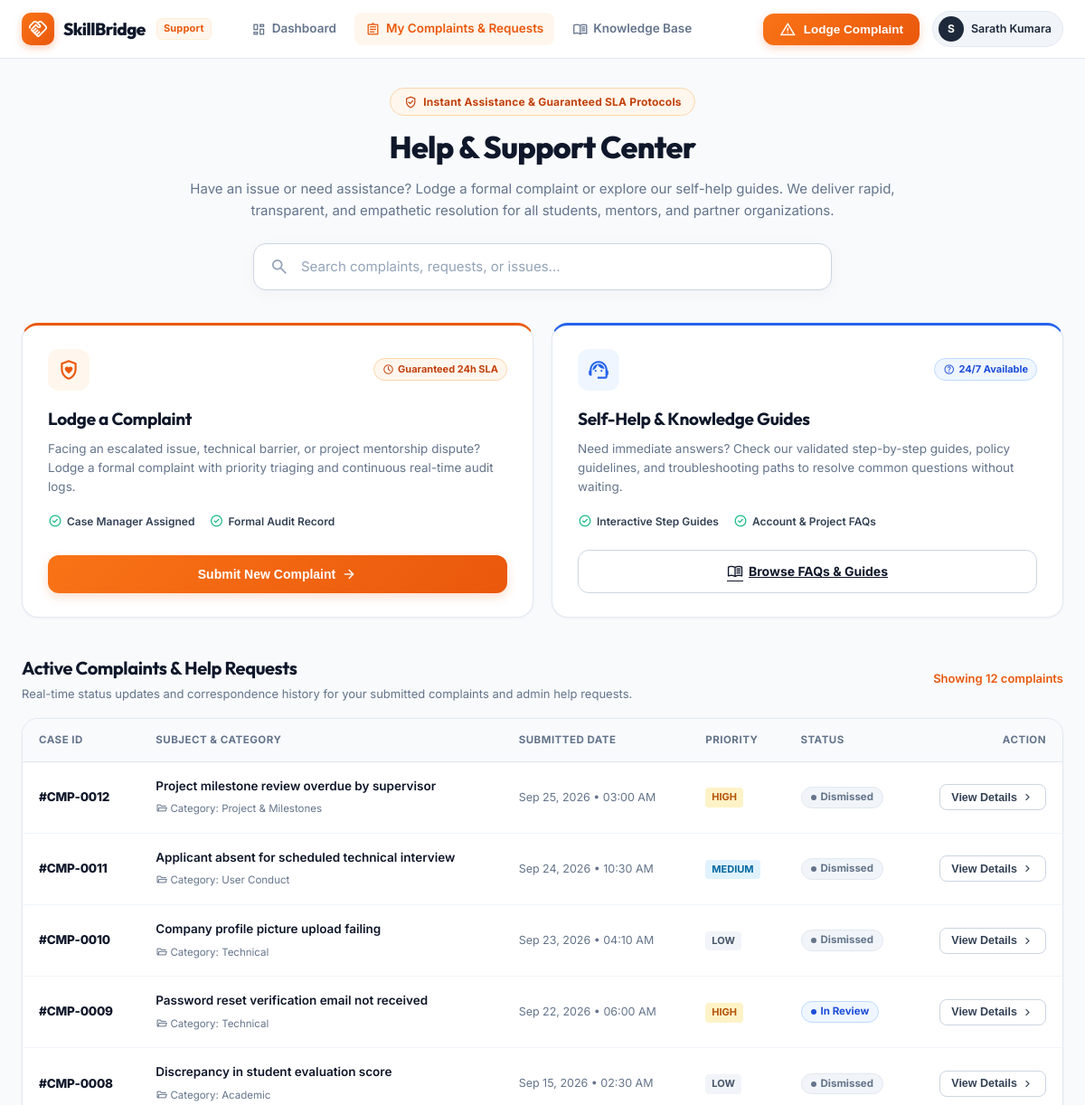
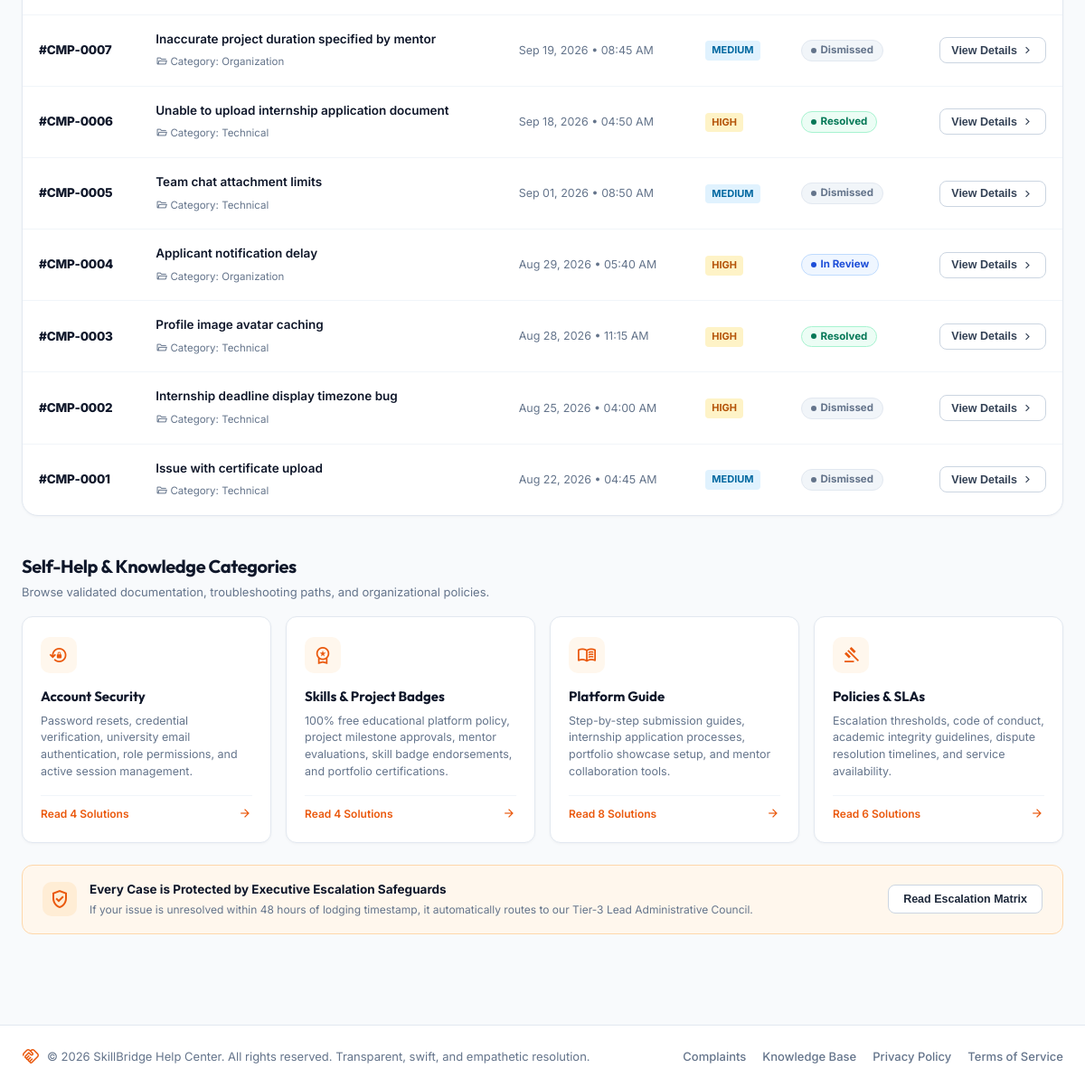
/help_center.php (signed in), run on the app's committed database (2 pictures, top to bottom).
### tables this page shows
CREATE TABLE `complain` (
  `id` int(11) NOT NULL,
  `email` varchar(100) NOT NULL,
  `title` varchar(100) NOT NULL,
  `category` varchar(50) DEFAULT 'Technical',
  `discription` text NOT NULL,
  `priority` enum('LOW','MEDIUM','HIGH','URGENT') NOT NULL DEFAULT 'MEDIUM',
  `status` enum('PENDING','IN_REVIEW','DISMISSED','RESOLVED') NOT NULL DEFAULT 'PENDING',
  `resolution_notes` text DEFAULT NULL,
  `create_at` timestamp NOT NULL DEFAULT current_timestamp(),
  `update_at` timestamp NULL DEFAULT current_timestamp() ON UPDATE current_timestamp()
);

### help_center.php (the view, shortened to what the rows shown need)
<?php
require_once __DIR__ . "/Config/db.php";
$isLoggedIn = is_logged_in();
$currentUser = current_user();
$userRole = strtolower($currentUser['role'] ?? 'guest');
$complaintList = [];
if ($userRole === 'admin') {
    $res = $conn->query("SELECT id, email, title, category, discription, priority, status, resolution_notes, create_at FROM complain ORDER BY id DESC LIMIT 50");
    if ($res) {
        while ($r = $res->fetch_assoc()) {
            $complaintList[] = $r;
        }
    }
} else {
    $complaintList = [];
}
?>
<!DOCTYPE html>
<html lang="en">
<head>
    <link rel="stylesheet" href="/Skill_Bridge_Group_Project/Assets/CSS/help_center.css?v=<?= time() ?>">
</head>
<body class="hc-body">
    <main class="hc-main">
        <section class="hc-hero">
            <h1>Help & Support Center</h1>
        </section>
        <section class="hc-action-cards">
            <div class="hc-card-feature card-lodge">
                <div>
                    <h2 class="hc-card-title">Lodge a Complaint</h2>
                </div>
            </div>
            <div class="hc-card-feature card-help">
                <div>
                    <h2 class="hc-card-title">Self-Help & Knowledge Guides</h2>
                </div>
            </div>
        </section>
        <section class="hc-section" id="complaintsSection">
            <div class="hc-section-header">
                <div class="hc-section-title-wrap">
                    <h2>Active Complaints & Help Requests</h2>
                </div>
            </div>
            <div class="hc-table-card">
                <div class="hc-table-responsive">
                    <table class="hc-table">
                        <thead>
                            <tr>
                                <th>Case ID</th>
                                <th>Subject & Category</th>
                                <th>Submitted Date</th>
                                <th>Priority</th>
                                <th>Status</th>
                                <th style="text-align: right;">Action</th>
                            </tr>
                        </thead>
                        <tbody id="hcComplaintsTableBody">
                            <?php if (!empty($complaintList)): ?>
                                <?php foreach ($complaintList as $c):
                                    $cid = intval($c['id']);
                                    $caseCode = '#CMP-' . sprintf('%04d', $cid);
                                    $rawStatus = strtoupper($c['status'] ?? 'PENDING');
                                    $rawPriority = strtoupper($c['priority'] ?? 'MEDIUM');
                                    $dateStr = !empty($c['create_at']) ? date('M d, Y • h:i A', strtotime($c['create_at'])) : 'Recently';
                                    $statusClass = 'status-pending';
                                    $statusLabel = 'Pending';
                                    if ($rawStatus === 'IN_REVIEW') {
                                        $statusClass = 'status-review';
                                        $statusLabel = 'In Review';
                                    } elseif ($rawStatus === 'RESOLVED') {
                                        $statusClass = 'status-resolved';
                                        $statusLabel = 'Resolved';
                                    } elseif ($rawStatus === 'DISMISSED') {
                                        $statusClass = 'status-dismissed';
                                        $statusLabel = 'Dismissed';
                                    }
                                    $priorityClass = 'priority-medium';
                                    if ($rawPriority === 'LOW') $priorityClass = 'priority-low';
                                    if ($rawPriority === 'HIGH') $priorityClass = 'priority-high';
                                ?>
                                    <tr class="hc-data-row"
                                        data-id="<?= $cid ?>"
                                        data-case="<?= htmlspecialchars($caseCode) ?>"
                                        data-title="<?= htmlspecialchars($c['title']) ?>"
                                        data-category="<?= htmlspecialchars($c['category'] ?? 'Technical') ?>"
                                        data-priority="<?= htmlspecialchars($rawPriority) ?>"
                                        data-status="<?= htmlspecialchars($rawStatus) ?>"
                                        data-email="<?= htmlspecialchars($c['email']) ?>"
                                        data-date="<?= htmlspecialchars($dateStr) ?>"
                                        data-desc="<?= htmlspecialchars($c['discription']) ?>"
                                        data-notes="<?= htmlspecialchars($c['resolution_notes'] ?? '') ?>">
                                        <td>
                                            <span class="hc-case-id"><?= htmlspecialchars($caseCode) ?></span>
                                        </td>
                                        <td>
                                            <div class="hc-meta-title"><?= htmlspecialchars($c['title']) ?></div>
                                            <div class="hc-meta-category">
                                                <span class="material-symbols-outlined" style="font-size:13px; vertical-align:-2px;">folder_open</span>
                                                Category: <?= htmlspecialchars($c['category'] ?? 'Technical') ?>
                                            </div>
                                        </td>
                                        <td style="color: #64748b; font-size: 12.5px; white-space: nowrap;">
                                            <?= htmlspecialchars($dateStr) ?>
                                        </td>
                                        <td>
                                            <span class="hc-priority-pill <?= $priorityClass ?>"><?= htmlspecialchars($rawPriority) ?></span>
                                        </td>
                                        <td>
                                            <span class="hc-status-pill <?= $statusClass ?>">
                                                <span style="display:inline-block; width:6px; height:6px; border-radius:50%; background:currentColor;"></span>
                                                <?= htmlspecialchars($statusLabel) ?>
                                            </span>
                                        </td>
                                        <td style="text-align: right;">
                                            <button type="button" class="hc-btn-view-details" data-id="<?= $cid ?>">
                                                <span>View Details</span>
                                                <span class="material-symbols-outlined" style="font-size: 15px;">chevron_right</span>
                                            </button>
                                        </td>
                                    </tr>
                                <?php endforeach; ?>
                            <?php endif; ?>
                        </tbody>
                    </table>
                </div>
            </div>
        </section>
        <section class="hc-section" id="knowledgeBaseSection">
            <div class="hc-section-header">
                <div class="hc-section-title-wrap">
                    <h2>Self-Help & Knowledge Categories</h2>
                </div>
            </div>
        </section>
    </main>
</body>
</html>

### data on the page
complain: id "#CMP-0012", title "Project milestone review overdue by supervisor", category "Project & Milestones", create_at "Sep 25, 2026 • 03:00 AM", priority "HIGH", status "Dismissed"
complain: id "#CMP-0011", title "Applicant absent for scheduled technical interview", category "User Conduct", create_at "Sep 24, 2026 • 10:30 AM", priority "MEDIUM", status "Dismissed"
complain: id "#CMP-0010", title "Company profile picture upload failing", category "Technical", create_at "Sep 23, 2026 • 04:10 AM", priority "LOW", status "Dismissed"
complain: id "#CMP-0009", title "Password reset verification email not received", category "Technical", create_at "Sep 22, 2026 • 06:00 AM", priority "HIGH", status "In Review"
complain: id "#CMP-0008", title "Discrepancy in student evaluation score", category "Academic", create_at "Sep 15, 2026 • 02:30 AM", priority "LOW", status "Dismissed"
complain: id "#CMP-0007", title "Inaccurate project duration specified by mentor", category "Organization", create_at "Sep 19, 2026 • 08:45 AM", priority "MEDIUM", status "Dismissed"
complain: id "#CMP-0006", title "Unable to upload internship application document", category "Technical", create_at "Sep 18, 2026 • 04:50 AM", priority "HIGH", status "Resolved"
complain: id "#CMP-0005", title "Team chat attachment limits", category "Technical", create_at "Sep 01, 2026 • 08:50 AM", priority "MEDIUM", status "Dismissed"
complain: id "#CMP-0004", title "Applicant notification delay", category "Organization", create_at "Aug 29, 2026 • 05:40 AM", priority "HIGH", status "In Review"
complain: id "#CMP-0003", title "Profile image avatar caching", category "Technical", create_at "Aug 28, 2026 • 11:15 AM", priority "HIGH", status "Resolved"
complain: id "#CMP-0002", title "Internship deadline display timezone bug", category "Technical", create_at "Aug 25, 2026 • 04:00 AM", priority "HIGH", status "Dismissed"
complain: id "#CMP-0001", title "Issue with certificate upload", category "Technical", create_at "Aug 22, 2026 • 04:45 AM", priority "MEDIUM", status "Dismissed"

### other printed values
substr($userName, 0, 1) "S"
$userName "Sarath Kumara"
count($complaintList) "12"
